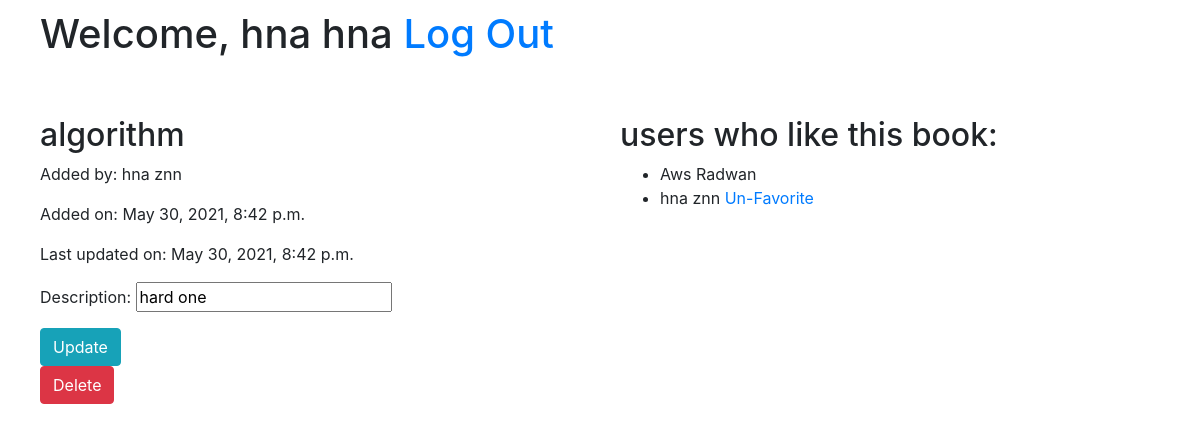
/books/show/3 (signed in), run on the app's committed database.
### app/models.py (models this page shows)
class User(models.Model):
    first_name = models.CharField(max_length=255)
    last_name = models.CharField(max_length=255)
    email = models.TextField(max_length=500)
    password = models.TextField(max_length=500)
    created_at = models.DateTimeField(auto_now_add=True)
    updated_at = models.DateTimeField(auto_now=True)
    objects = UserManager()

class Book(models.Model):
    title = models.CharField(max_length=255)
    desc = models.TextField(max_length=500)
    uploaded_by = models.ForeignKey(User, related_name="books", on_delete = models.CASCADE)
    users_liked = models.ManyToManyField(User, related_name="liked_books")
    created_at = models.DateTimeField(auto_now_add=True)
    updated_at = models.DateTimeField(auto_now=True)

### app/views.py (the view)
# urls.py: path('books/show/<int:id>', views.show_this),
def show_this(request, id):
    data = {
        'book': Book.objects.get(id =id),
        'user': User.objects.get(id = request.session['id']),
        'books': Book.objects.all(),
        'users': User.objects.all(),
    }
    return render(request, 'this_book.html', data)

### app/templates/this_book.html (shortened to what this page needs)
<!DOCTYPE html>
<html lang="en">
<head>
    <link rel="stylesheet" href="https://maxcdn.bootstrapcdn.com/bootstrap/4.0.0/css/bootstrap.min.css">
</head>
<body>
    <header>
        <h1>Welcome, {{ request.session.fname }} {{ request.session.lname }} <a id="log" href="/logout">Log Out</a> </h1>
    </header>
    <article>
        <section>
            <h2> {{ book.title }} </h2>
            <p>Added by: {{ book.uploaded_by.first_name }} {{ book.uploaded_by.last_name }} </p>
            <p>Added on: {{ book.created_at }} </p>
            <p>Last updated on: {{ book.updated_at }} </p>
            {% if user.id == book.uploaded_by.id %}
                <footer>
                    <form action="/update/{{book.id}}" method="POST">
                        <p>Description: <input type="text" name="des" value="{{book.desc}}" aria-rowcount="3"></p>
                        <button type="submit" class="btn btn-info">Update</button>
                    </form>
                    <form action="/delete/{{book.id}}" method="POST">
                        <button type="submit" class="btn btn-danger">Delete</button>
                    </form>
                </footer>
            {% else %}
                <p>Description: {{ book.desc }} </p>
            {% endif %}
        </section>
        <section>
            <h2>users who like this book:</h2>
            <ul>
                {% for x in book.users_liked.all %}
                    <li> {{x.first_name}} {{x.last_name}} {% if x.id == user.id %} <a href="/remove/{{book.id}}">Un-Favorite</a> {% endif %} </li>
                {% endfor %}
            </ul>
            <br><br>
        </section>
    </article>
</body>
</html>

### app/templates/this_book.html (style rules this page uses)
article { display: flex; padding: 20px; }
section { flex: 1; padding: 20px; }
header { padding: 10px 40px; }

### data on the page
User: session.fname "hna", session.lname "hna", first_name "hna", last_name "znn"
Book: title "algorithm", uploaded_by.first_name "hna", uploaded_by.last_name "znn", created_at "May 30, 2021, 8:42 p.m.", updated_at "May 30, 2021, 8:42 p.m.", des "hard one"
User: first_name "Aws", last_name "Radwan"
